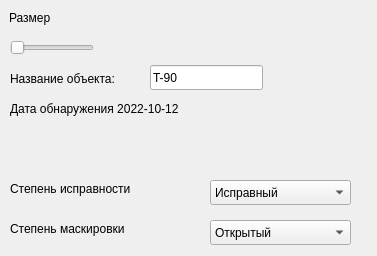
<?xml version="1.0" encoding="UTF-8"?>
<ui version="4.0">
 <class>itemsizeWidget</class>
 <widget class="QWidget" name="itemsizeWidget">
  <property name="geometry">
   <rect>
    <x>0</x>
    <y>0</y>
    <width>377</width>
    <height>256</height>
   </rect>
  </property>
  <property name="windowTitle">
   <string>Form</string>
  </property>
  <widget class="QSlider" name="verticalSlider">
   <property name="geometry">
    <rect>
     <x>10</x>
     <y>40</y>
     <width>84</width>
     <height>16</height>
    </rect>
   </property>
   <property name="minimum">
    <number>1</number>
   </property>
   <property name="maximum">
    <number>5</number>
   </property>
   <property name="singleStep">
    <number>1</number>
   </property>
   <property name="orientation">
    <enum>Qt::Horizontal</enum>
   </property>
   <property name="invertedAppearance">
    <bool>false</bool>
   </property>
  </widget>
  <widget class="QLabel" name="label">
   <property name="geometry">
    <rect>
     <x>9</x>
     <y>9</y>
     <width>53</width>
     <height>17</height>
    </rect>
   </property>
   <property name="text">
    <string>Размер</string>
   </property>
  </widget>
  <widget class="QLabel" name="label_1">
   <property name="geometry">
    <rect>
     <x>10</x>
     <y>70</y>
     <width>171</width>
     <height>17</height>
    </rect>
   </property>
   <property name="text">
    <string>Название объекта:</string>
   </property>
  </widget>
  <widget class="QLabel" name="label_2">
   <property name="geometry">
    <rect>
     <x>10</x>
     <y>100</y>
     <width>231</width>
     <height>17</height>
    </rect>
   </property>
   <property name="text">
    <string>Дата обнаружения 2022-10-12</string>
   </property>
  </widget>
  <widget class="QLabel" name="label_3">
   <property name="geometry">
    <rect>
     <x>10</x>
     <y>180</y>
     <width>151</width>
     <height>17</height>
    </rect>
   </property>
   <property name="text">
    <string>Степень исправности</string>
   </property>
  </widget>
  <widget class="QLabel" name="label_4">
   <property name="geometry">
    <rect>
     <x>10</x>
     <y>220</y>
     <width>151</width>
     <height>17</height>
    </rect>
   </property>
   <property name="text">
    <string>Степень маскировки</string>
   </property>
  </widget>
  <widget class="QComboBox" name="comboBox">
   <property name="geometry">
    <rect>
     <x>210</x>
     <y>180</y>
     <width>141</width>
     <height>25</height>
    </rect>
   </property>
   <item>
    <property name="text">
     <string>Исправный</string>
    </property>
   </item>
   <item>
    <property name="text">
     <string>Неисправный</string>
    </property>
   </item>
  </widget>
  <widget class="QComboBox" name="comboBox_2">
   <property name="geometry">
    <rect>
     <x>210</x>
     <y>220</y>
     <width>141</width>
     <height>25</height>
    </rect>
   </property>
   <item>
    <property name="text">
     <string>Открытый</string>
    </property>
   </item>
   <item>
    <property name="text">
     <string>Скрытый</string>
    </property>
   </item>
  </widget>
  <widget class="QLineEdit" name="lineEdit">
   <property name="geometry">
    <rect>
     <x>150</x>
     <y>65</y>
     <width>113</width>
     <height>25</height>
    </rect>
   </property>
   <property name="text">
    <string>T-90</string>
   </property>
  </widget>
 </widget>
 <resources/>
 <connections/>
</ui>
